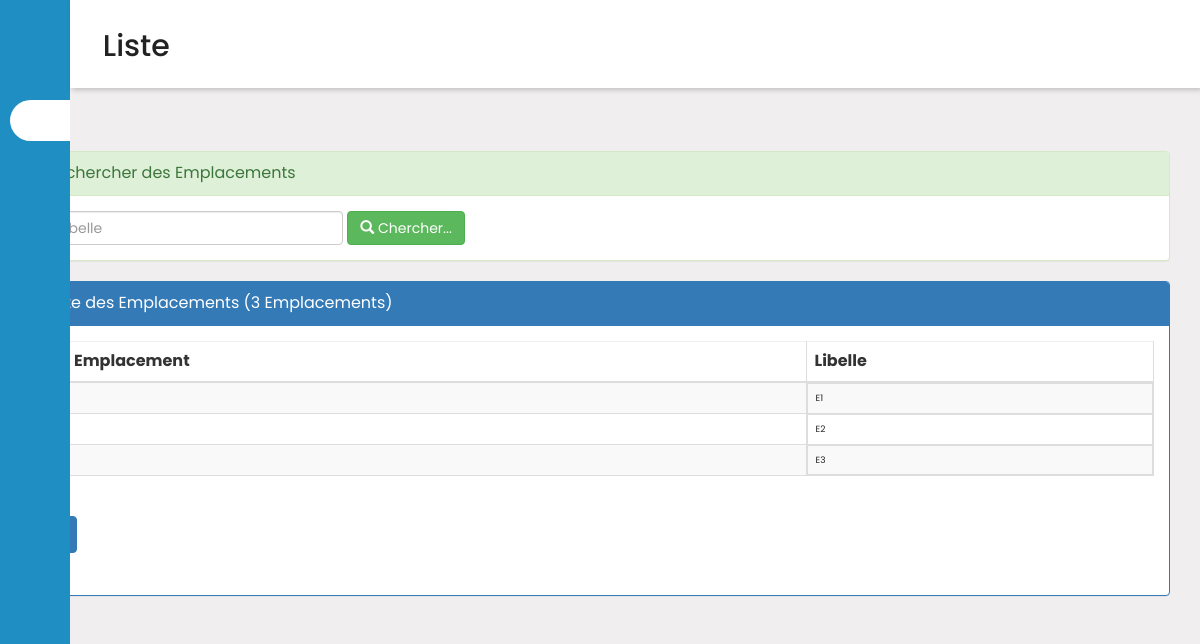
Screenshot of /pages/emplacements.php (signed in) with the database file from the repository.
### tables this page shows
create table emplacements(
    idEmp int(4) auto_increment primary key,
    libelleEmp varchar(50)
	 
	 
);

### pages/emplacements.php (the view, shortened to what this page needs)
<?php
    require_once("connexiondb.php");
    $idEmp=isset($_GET['idEmp'])?$_GET['idEmp']:"";
    $libel=isset($_GET['libelleEmp'])?$_GET['libelleEmp']:"";
    $size=isset($_GET['size'])?$_GET['size']:6;
    $page=isset($_GET['page'])?$_GET['page']:1;
    $offset=($page-1)*$size;
         $requete="select * from emplacements
                where libelleEmp like '%$libel%'
                limit $size
                offset $offset";
        $requeteCount="select count(*) countF from emplacements
                where libelleEmp like '%$libel%'";
    $resultatF=$pdo->query($requete);
    $resultatCount=$pdo->query($requeteCount);
    $tabCount=$resultatCount->fetch();
    $nbrEmp=$tabCount['countF'];
    $reste=$nbrEmp % $size;
    if($reste===0)
        $nbrPage=$nbrEmp/$size;
    else
        $nbrPage=floor($nbrEmp/$size)+1;
?>
<!DOCTYPE HTML>
<HTML>
    <head>
        <link rel="stylesheet" type="text/css" href="../css/bootstrap.css">
        <link rel="stylesheet" type="text/css" href="../css/font-awesome.min.css">
        <link rel="stylesheet" type="text/css" href="../css/monstyle.css">
    </head>
    <body>
        <?php include("menu.php"); ?>
        <br> <br> <br> <br>
        <div class="container">
        <div class="panel panel-success margetop60">
				<div class="panel-heading">Rechercher des Emplacements</div>
				<div class="panel-body">
					<form method="get" action="emplacements.php" class="form-inline">
						<div class="form-group">
                            <input type="text" name="libelleEmp"
                                   placeholder="Libelle"
                                   class="form-control"
                                   value="<?php echo $libel ?>"/>
                        </div>
				        <button type="submit" class="btn btn-success">
                            <span class="glyphicon glyphicon-search"></span>
                            Chercher...
                        </button>
					</form>
				</div>
			</div>
            <div class="panel panel-primary">
                <div class="panel-heading">Liste des Emplacements (<?php echo $nbrEmp ?> Emplacements)</div>
                <div class="panel-body">
                    <table class="table table-striped table-bordered">
                        <thead>
                            <tr>
                                <th>Id Emplacement</th><th>Libelle </th>
                            </tr>
                        </thead>
                        <tbody>
                            <?php while($emp=$resultatF->fetch()){ ?>
                                <tr>
                                    <td><?php echo $emp['idEmp'] ?> </td>
                                    <td><?php echo $emp['libelleEmp'] ?> </td>
                                </tr>
                            <?PHP } ?>
                       </tbody>
                    </table>
                <div>
                    <ul class="pagination">
                        <?php for($i=1;$i<=$nbrPage;$i++){ ?>
                            <li class="<?php if($i==$page) echo 'active' ?>">
            <a href="emplacements.php?page=<?php echo $i;?>&idEmp=<?php echo $idEmp ?>&libel=<?php echo $libel ?>">
                                </a>
                             </li>
                        <?php } ?>
                    </ul>
                </div>
                </div>
            </div>
        </div>
    </body>
</HTML>

### css/monstyle.css (style rules this page uses)
.margetop60 { margin-top: 60px; }
body { background-color: rgb(240, 238, 238); font-size: 16px; }

### pages/style.css (style rules this page uses)
:root { --main-color: #1f8fc3; --color-dark: #1D2231; --text-grey: #8390A2; }
* { padding: 0; margin: 0; box-sizing: border-box; list-style-type: none; text-decoration: none; font-family: 'Poppins', sans-serif; }
table { border-collapse: collapse; }
thead tr { border-top: 1px solid #f0f0f0; border-bottom: 2px solid #f0f0f0; }
td { padding: .5rem 1rem; font-size: .9rem; color: #222; }
tr td:last-child { display: flex; align-items: center; }

### rows the page displays
emplacements: libelleEmp "E1"
emplacements: libelleEmp "E2"
emplacements: libelleEmp "E3"

### other values shown
$nbrEmp "3"
